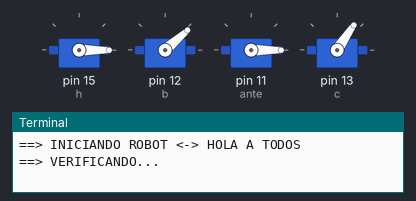
Bench run of a program on a simulated Raspberry Pi (header pin numbers). Shown: 4 × servo, the last lines printed to the terminal. Servo angles are drawn from the pulse width (0.5 ms = 0°, 2.5 ms = 180°). At 36.6 s the program stops and its outputs stay as they are.

Above: at 0.4 s.
At 2.2 s:
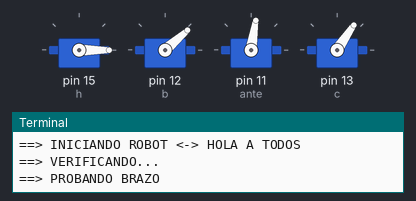
At 4.5 s:
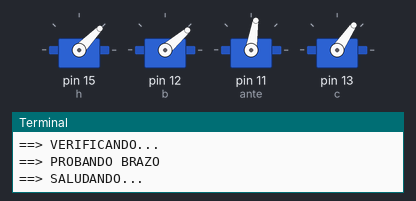
At 13.4 s:
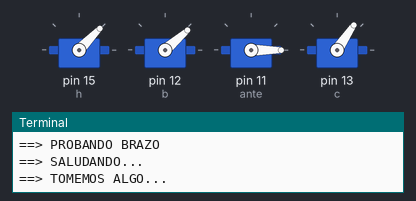
At 27.4 s:
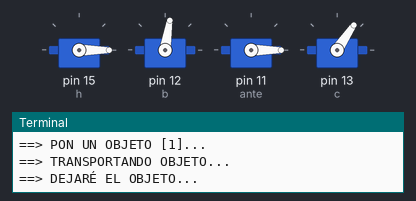
At 30.5 s:
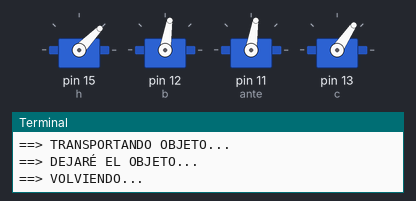
Timing chart, 0 to 36.0 s (numbered marks = the images above):
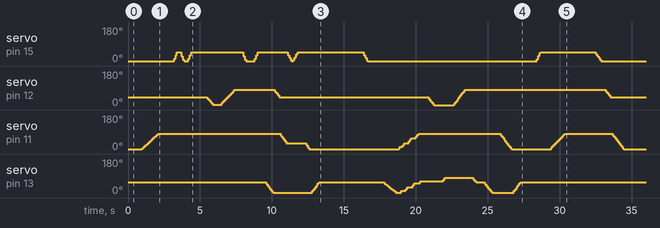

The program:

DemoRobot.py
```python
import RPi.GPIO as GPIO
from time import sleep

# SET PINS ==================================================================================
b = 12
a = 11
c = 13
h = 15

# GPIO CONFIGURATION ========================================================================
GPIO.setmode( GPIO.BOARD )
GPIO.setup( b, GPIO.OUT )
GPIO.setup( a, GPIO.OUT )
GPIO.setup( c, GPIO.OUT )
GPIO.setup( h, GPIO.OUT )

base = GPIO.PWM( b, 50 )
ante = GPIO.PWM( a, 50 )
codo = GPIO.PWM( c, 50 )
hand = GPIO.PWM( h, 50 )

base.start( 0 )
ante.start( 0 )
codo.start( 0 )
hand.start( 0 )

# SET GLOBAL ================================================================================
_angle = {
  "b": 50,
  "a": 0,
  "c": 65,
  "h": 0
}

def setAngle( angle ):
  return 2 + ( angle / 18 )

def setPos( e, name, angle, speed ):
  if _angle[ name ] > angle:
    speed = speed * -1
  for i in range( _angle[ name ], angle, int( speed ) ):
    e.ChangeDutyCycle( setAngle( i ) )
    _angle[ name ] = i
    sleep(0.1)
  e.ChangeDutyCycle( setAngle( angle ) )
  _angle[ name ] = angle

def setBase( angle, speed ):
  setPos( base, "b", angle, speed )

def setHand( angle, speed ):
  setPos( hand, "h", angle, speed )

def setCodo( angle, speed ):
  setPos( codo, "c", angle, speed )

def setAnte( angle, speed ):
  setPos( ante, "a", angle, speed )

# START ROBOT DEMO MODE =====================================================================
print("==> INICIANDO ROBOT <-> HOLA A TODOS")
print("==> VERIFICANDO...")

setHand(0, 1)
sleep(0.1)
setBase(50, 1)
sleep(0.1)
setAnte(0, 1)
sleep(0.1)
setCodo(65, 1)
sleep(0.5)

print("==> PROBANDO BRAZO")
setAnte(90, 7)
sleep(1)
print("==> SALUDANDO...")
setHand(55, 20)
sleep(0.2)
setHand(0, 20)
sleep(0.2)
setHand(55, 20)
sleep(1)
setBase(10, 8)
sleep(0.5)
setBase(90, 8)
sleep(0.5)
setHand(0, 20)
sleep(0.5)
setHand(55, 20)
sleep(0.5)
setCodo(10, 10)
setBase(50, 10)
setAnte(40, 10)
setHand(0, 15)
setHand(55, 15)
print("==> TOMEMOS ALGO...")
sleep(0.5)
setAnte(0, 12)
setCodo(65, 10)
sleep(0.5)
print("==> PON UN OBJETO [3]...")
sleep(1)
print("==> PON UN OBJETO [2]...")
sleep(1)
print("==> PON UN OBJETO [1]...")
sleep(0.5)
setHand(0, 15)
sleep(1)
print("==> TRANSPORTANDO OBJETO...")
setCodo(10, 6)
setAnte(20, 10)
setCodo(20, 10)
setAnte(40, 10)
setCodo(40, 10)
setAnte(65, 10)
setCodo(60, 10)
setAnte(90, 10)
setCodo(70, 10)
sleep(0.5)
setBase(0, 10)
sleep(0.5)
setCodo(90, 10)
sleep(0.5)
setBase(90, 10)
sleep(0.5)
setCodo(65, 10)
sleep(0.5)
setCodo(10, 10)
sleep(0.5)
setAnte(0, 10)
setCodo(65, 10)
print("==> DEJARÉ EL OBJETO...")
sleep(1)
setHand(55, 18)
print("==> VOLVIENDO...")
sleep(0.5)
setAnte(90, 8)

# RESET =====================================================================================
sleep(2)
setHand(0, 10)
sleep(0.1)
setBase(50, 10)
sleep(0.1)
setAnte(0, 10)
sleep(0.1)
setCodo(65, 10)

# FINALLY ===================================================================================
sleep(2)
base.stop()
ante.stop()
codo.stop()
hand.stop()
GPIO.cleanup()
print("====> GOODBYE BRO!!!")
```

Measured:
- by itself, servo on pin 15 (h): 0° → 11° at 3.2 s, → 31° 0.10 s later, → 46° 0.10 s later, → 26° 0.30 s later, … (36 changes in this stretch)
- by itself, servo on pin 11 (ante): 0° → 5° at 1.0 s, → 12° 0.10 s later, → 19° 0.10 s later, → 26° 0.10 s later, … (59 changes in this stretch)
- by itself, servo on pin 13 (c): 56° → 46° at 9.6 s, → 36° 0.10 s later, → 26° 0.10 s later, → 16° 0.10 s later, … (45 changes in this stretch)
